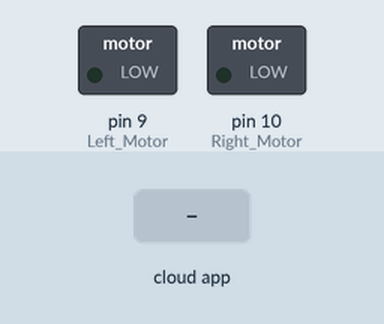
This sketch was run on a simulated Arduino Uno, built with avr-gcc and run on an emulated ATmega328P. Shown: switched loads named in the sketch (green lamp = pin HIGH). The inputs (shaded band) are chosen by the test bench. The ROS host is connected and sends only what is stated.

Above: at 1.2 s.
1.3 s: the phone or cloud app sets linear.x to -100
At 1.7 s:
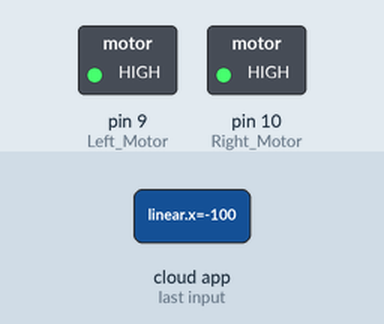
Timing chart, 0 to 4.3 s (numbered marks = the images above; inputs shaded):
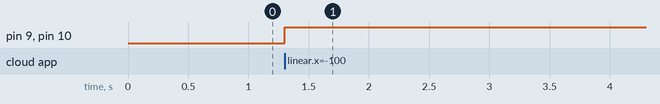

Measured:
- after the input at 1.3 s, pin 9 (Left_Motor), pin 10 (Right_Motor): LOW → HIGH at once

The sketch:

Twist_to_PWM.ino
```cpp
#include <ros.h>
#include<geometry_msgs/Twist.h>
#include <stdlib.h>

using namespace ros;
using namespace geometry_msgs;

const int Left_Motor = 9; // pin number for left motor PWM
const int Right_Motor = 10; // pin number for right motor PWM
const float W = 0.68; // meters
const float Max_Speed = 1.0; // meters/second - the maximum speed of the robot
int R_PWM = 0; // PWM number from 0 to 255 for the Right motor
int L_PWM = 0; // PWM number from 0 to 255 for the Left motor

NodeHandle nh_arduino; // Initiating the node

void velocity (const Twist& twist){
  float vx = twist.linear.x;
  float wz = twist.angular.z;

    if ( vx > 0 ){
      R_PWM = (255/Max_Speed)*(vx+(wz*W/2));
      L_PWM = (255/Max_Speed)*(vx-(wz*W/2));
    }
     if ( vx <0 ){
      R_PWM = (154/Max_Speed)*(vx-(wz*W/2));
      L_PWM = (154/Max_Speed)*(vx+(wz*W/2));
    }

    analogWrite(Left_Motor, L_PWM);
    analogWrite(Right_Motor, R_PWM);

// Debugging purposes
    Serial.print("Left PWM is: ");
    Serial.print(L_PWM);
    Serial.print("Right PWM is: ");
    Serial.print(R_PWM);
// end debug section
}

Subscriber<Twist> Cmd_vel_sub("cmd_vel", velocity);

void setup() {
  pinMode(Left_Motor, OUTPUT);
  pinMode(Right_Motor, OUTPUT);

  nh_arduino.initNode();
  nh_arduino.subscribe(Cmd_vel_sub);
}

void loop() {
  nh_arduino.spinOnce();
}
```
